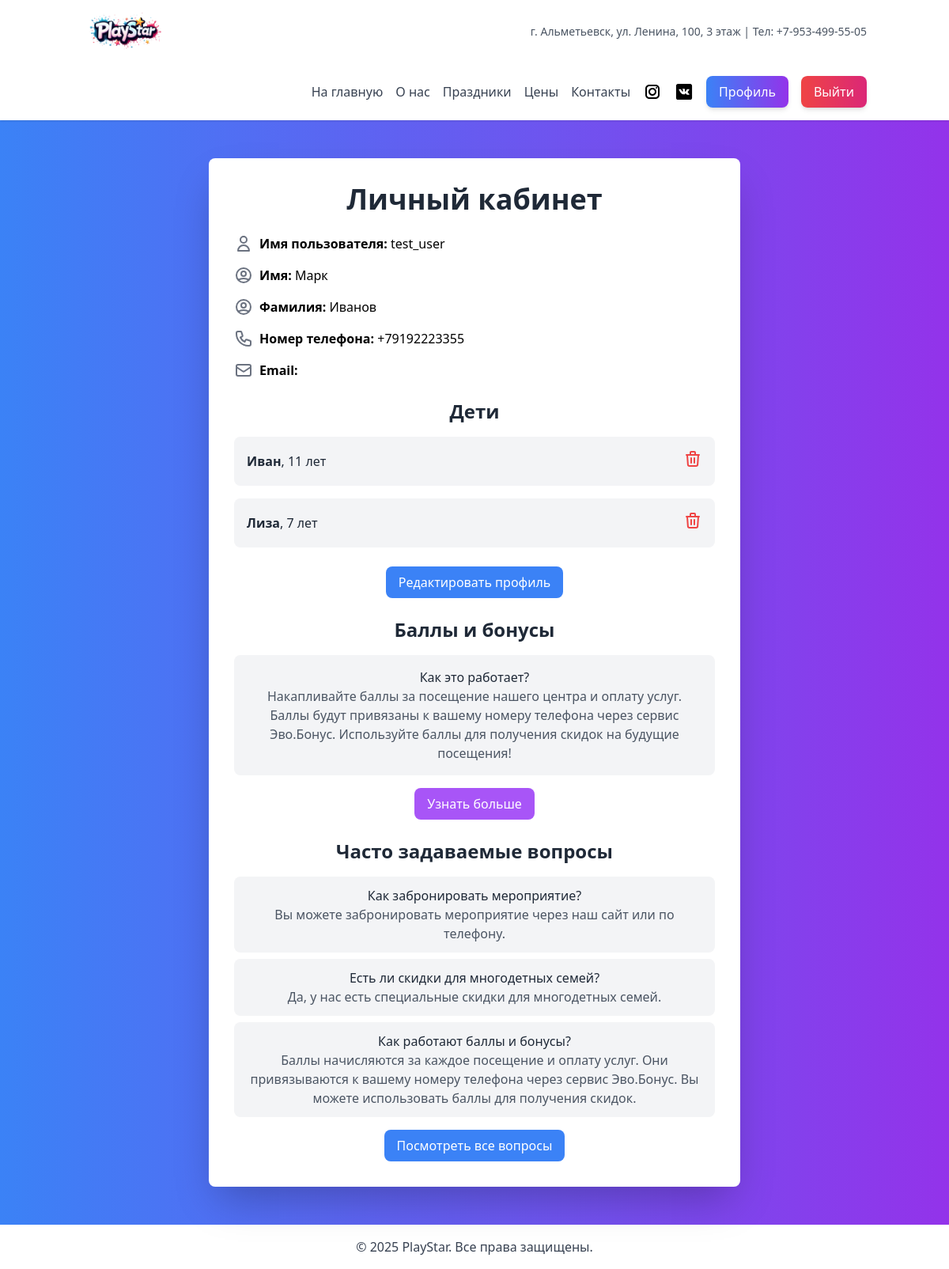
Page /accounts/profile/ (signed in) on the earlier database version.
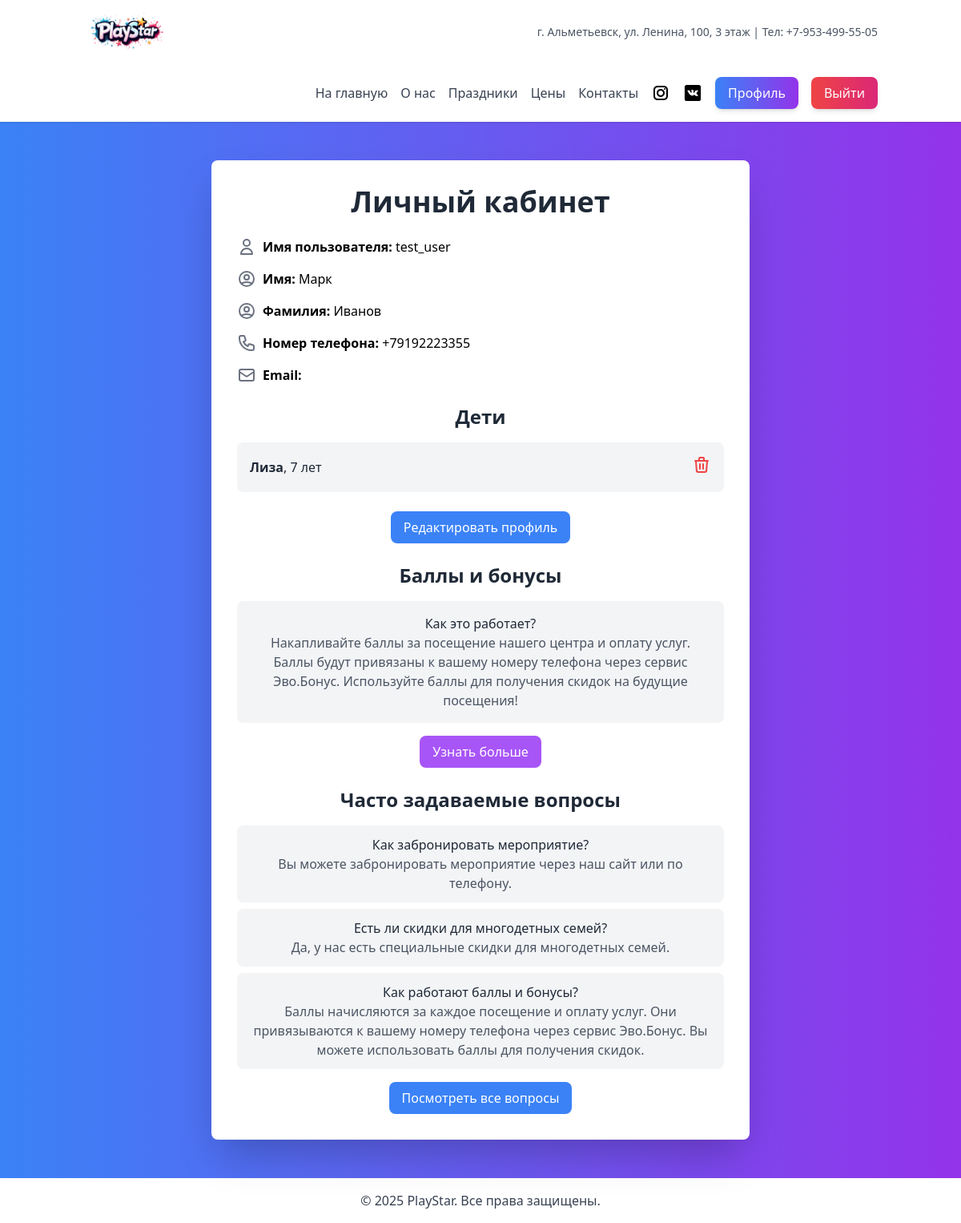
Same page on the later database version.
### main/models.py (models this page shows, shortened)
class CustomUser(AbstractUser):
    phone_number = models.CharField(max_length=15, unique=True, verbose_name="Номер телефона")

class Child(models.Model):
    profile = models.ForeignKey(Profile, on_delete=models.CASCADE, related_name='children')
    name = models.CharField(max_length=100, verbose_name="Имя ребенка")
    age = models.PositiveIntegerField(verbose_name="Возраст ребенка")

### accounts/views.py (the view)
# urls.py: path('profile/', profile, name='profile'),
@login_required
def profile(request):
    user = request.user
    if not hasattr(user, 'profile'):
        Profile.objects.create(user=user)
    return render(request, 'accounts/profile.html', {'user': user})

### accounts/templates/accounts/profile.html (shortened to what this page needs)
{% extends 'base.html' %}
{% block content %}
<div class="bg-white p-8 rounded-lg shadow-2xl text-center transform transition-all hover:scale-105 max-w-2xl mx-auto">
    <h2 class="text-4xl font-bold text-gray-800 mb-6">Личный кабинет</h2>
    <div class="space-y-4 text-left">
        <div class="flex items-center space-x-2">
            <svg class="w-6 h-6 text-gray-500" fill="none" stroke="currentColor" viewBox="0 0 24 24">
                <path stroke-linecap="round" stroke-linejoin="round" stroke-width="2" d="M16 7a4 4 0 11-8 0 4 4 0 018 0zM12 14a7 7 0 00-7 7h14a7 7 0 00-7-7z"></path>
            </svg>
            <p><strong>Имя пользователя:</strong> {{ user.username }}</p>
        </div>
        <div class="flex items-center space-x-2">
            <svg class="w-6 h-6 text-gray-500" fill="none" stroke="currentColor" viewBox="0 0 24 24">
                <path stroke-linecap="round" stroke-linejoin="round" stroke-width="2" d="M5.121 17.804A13.937 13.937 0 0112 16c2.5 0 4.847.655 6.879 1.804M15 10a3 3 0 11-6 0 3 3 0 016 0zm6 2a9 9 0 11-18 0 9 9 0 0118 0z"></path>
            </svg>
            <p><strong>Имя:</strong> {{ user.first_name }}</p>
        </div>
        <div class="flex items-center space-x-2">
            <svg class="w-6 h-6 text-gray-500" fill="none" stroke="currentColor" viewBox="0 0 24 24">
                <path stroke-linecap="round" stroke-linejoin="round" stroke-width="2" d="M5.121 17.804A13.937 13.937 0 0112 16c2.5 0 4.847.655 6.879 1.804M15 10a3 3 0 11-6 0 3 3 0 016 0zm6 2a9 9 0 11-18 0 9 9 0 0118 0z"></path>
            </svg>
            <p><strong>Фамилия:</strong> {{ user.last_name }}</p>
        </div>
        <div class="flex items-center space-x-2">
            <p><strong>Номер телефона:</strong> {{ user.phone_number }}</p>
        </div>
        <div class="flex items-center space-x-2">
            <svg class="w-6 h-6 text-gray-500" fill="none" stroke="currentColor" viewBox="0 0 24 24">
                <path stroke-linecap="round" stroke-linejoin="round" stroke-width="2" d="M3 8l7.89 5.26a2 2 0 002.22 0L21 8M5 19h14a2 2 0 002-2V7a2 2 0 00-2-2H5a2 2 0 00-2 2v10a2 2 0 002 2z"></path>
            </svg>
            <p><strong>Email:</strong> {{ user.email }}</p>
        </div>
    </div>
    <div class="mt-6">
        <h3 class="text-2xl font-bold text-gray-800 mb-4">Дети</h3>
        {% if user.profile.children.all %}
            <ul class="space-y-4">
                {% for child in user.profile.children.all %}
                    <li class="flex justify-between items-center bg-gray-100 p-4 rounded-lg">
                        <div>
                            <p class="text-gray-800"><strong>{{ child.name }}</strong>, {{ child.age }} лет</p>
                        </div>
                        <form action="{% url 'delete_child' child.id %}" method="post" class="inline">
                            <button type="submit" class="text-red-500 hover:text-red-700">
                                <svg xmlns="http://www.w3.org/2000/svg" class="h-6 w-6" fill="none" viewBox="0 0 24 24" stroke="currentColor">
                                    <path stroke-linecap="round" stroke-linejoin="round" stroke-width="2" d="M19 7l-.867 12.142A2 2 0 0116.138 21H7.862a2 2 0 01-1.995-1.858L5 7m5 4v6m4-6v6m1-10V4a1 1 0 00-1-1h-4a1 1 0 00-1 1v3M4 7h16" />
                                </svg>
                            </button>
                        </form>
                    </li>
                {% endfor %}
            </ul>
        {% else %}
            <p class="text-gray-600">Дети не добавлены.</p>
        {% endif %}
    </div>
    <div class="mt-6 space-x-4">
        <a href="{% url 'profile_edit' %}" class="inline-block bg-blue-500 text-white py-2 px-4 rounded-lg hover:bg-blue-600 transition duration-300">
            Редактировать профиль
        </a>
    </div>
    <div class="mt-6">
        <h3 class="text-2xl font-bold text-gray-800 mb-4">Баллы и бонусы</h3>
        <div class="bg-gray-100 p-4 rounded-lg">
            <p class="text-gray-800 font-medium">Как это работает?</p>
            <p class="text-gray-600">
                Накапливайте баллы за посещение нашего центра и оплату услуг. Баллы будут привязаны к вашему номеру телефона через сервис Эво.Бонус.
                Используйте баллы для получения скидок на будущие посещения!
            </p>
        </div>
        <a href="#" class="inline-block mt-4 bg-purple-500 text-white py-2 px-4 rounded-lg hover:bg-purple-600 transition duration-300">
            Узнать больше
        </a>
    </div>
    <div class="mt-6">
        <h3 class="text-2xl font-bold text-gray-800 mb-4">Часто задаваемые вопросы</h3>
        <ul class="space-y-2">
            <li class="bg-gray-100 p-3 rounded-lg">
                <p class="text-gray-800 font-medium">Как забронировать мероприятие?</p>
                <p class="text-gray-600">Вы можете забронировать мероприятие через наш сайт или по телефону.</p>
            </li>
            <li class="bg-gray-100 p-3 rounded-lg">
                <p class="text-gray-800 font-medium">Есть ли скидки для многодетных семей?</p>
                <p class="text-gray-600">Да, у нас есть специальные скидки для многодетных семей.</p>
            </li>
            <li class="bg-gray-100 p-3 rounded-lg">
                <p class="text-gray-800 font-medium">Как работают баллы и бонусы?</p>
                <p class="text-gray-600">
                    Баллы начисляются за каждое посещение и оплату услуг. Они привязываются к вашему номеру телефона через сервис Эво.Бонус.
                    Вы можете использовать баллы для получения скидок.
                </p>
            </li>
        </ul>
        <a href="#" class="inline-block mt-4 bg-blue-500 text-white py-2 px-4 rounded-lg hover:bg-blue-600 transition duration-300">
            Посмотреть все вопросы
        </a>
    </div>
</div>
{% endblock %}

### templates/base.html (shortened to what this page needs)
{% load static %}
<!DOCTYPE html>
<html lang="ru">
<head>
    <script src="https://cdn.tailwindcss.com"></script>
</head>
<body class="bg-gradient-to-r from-blue-500 to-purple-600 min-h-screen flex flex-col">
    <header class="bg-white shadow">
        <div class="container mx-auto flex justify-between items-center p-4">
            <div class="flex-shrink-0">
                <img src="{% static 'main/img/logo.png' %}" alt="logo" class="h-12 w-auto">
            </div>
            <div class="hidden md:flex justify-end w-full text-sm text-gray-600">
                <p>
                    г. Альметьевск, ул. Ленина, 100, 3 этаж | Тел: +7-953-499-55-05
                </p>
            </div>
        </div>
        <div class="container mx-auto flex justify-between items-center p-4">
            <nav class="hidden md:flex items-center space-x-4 ml-auto">
                <a href="{% url 'index' %}" class="text-gray-700 hover:text-blue-600">На главную</a>
                <a href="#about" class="text-gray-700 hover:text-blue-600">О нас</a>
                <a href="#events" class="text-gray-700 hover:text-blue-600">Праздники</a>
                <a href="#prices" class="text-gray-700 hover:text-blue-600">Цены</a>
                <a href="#contact" class="text-gray-700 hover:text-blue-600">Контакты</a>
            </nav>
            <div class="flex items-center space-x-4 ml-4">
                <div class="hidden md:flex space-x-4">
                    <a href="https://instagram.com/playstaralmet" target="_blank">
                        <img src="{% static 'main/img/svg/inst_icon_nav.svg' %}" alt="Instagram" class="h-6 w-6">
                    </a>
                    <a href="https://vk.com/almet_playstar" target="_blank">
                        <img src="{% static 'main/img/svg/vk_icon_nav.svg' %}" alt="ВКонтакте" class="h-6 w-6">
                    </a>
                </div>
                {% if user.is_authenticated %}
                    <a href="{% url 'profile' %}" class="bg-gradient-to-r from-blue-500 to-purple-600 text-white py-2 px-4 rounded-lg shadow-md hover:from-blue-600 hover:to-purple-700 transition duration-300">
                        <span class="hidden md:inline">Профиль</span>
                    </a>
                    <form action="{% url 'logout' %}" method="post" class="inline">
                        <button type="submit" class="bg-gradient-to-r from-red-500 to-pink-600 text-white py-2 px-4 rounded-lg shadow-md hover:from-red-600 hover:to-pink-700 transition duration-300">
                            <span class="hidden md:inline">Выйти</span>
                        </button>
                    </form>
                {% endif %}
            </div>
        </div>
    </header>
    <main class="container mx-auto px-6 py-12 flex-grow">
        {% block content %}{% endblock %}
    </main>
    <footer class="bg-white shadow-lg mt-auto">
        <div class="container mx-auto px-6 py-4 text-center">
            <p class="text-gray-700">© 2025 PlayStar. Все права защищены.</p>
        </div>
    </footer>
</body>
</html>

Differences in the rows shown:
removed Child: name "Иван", age "11"
